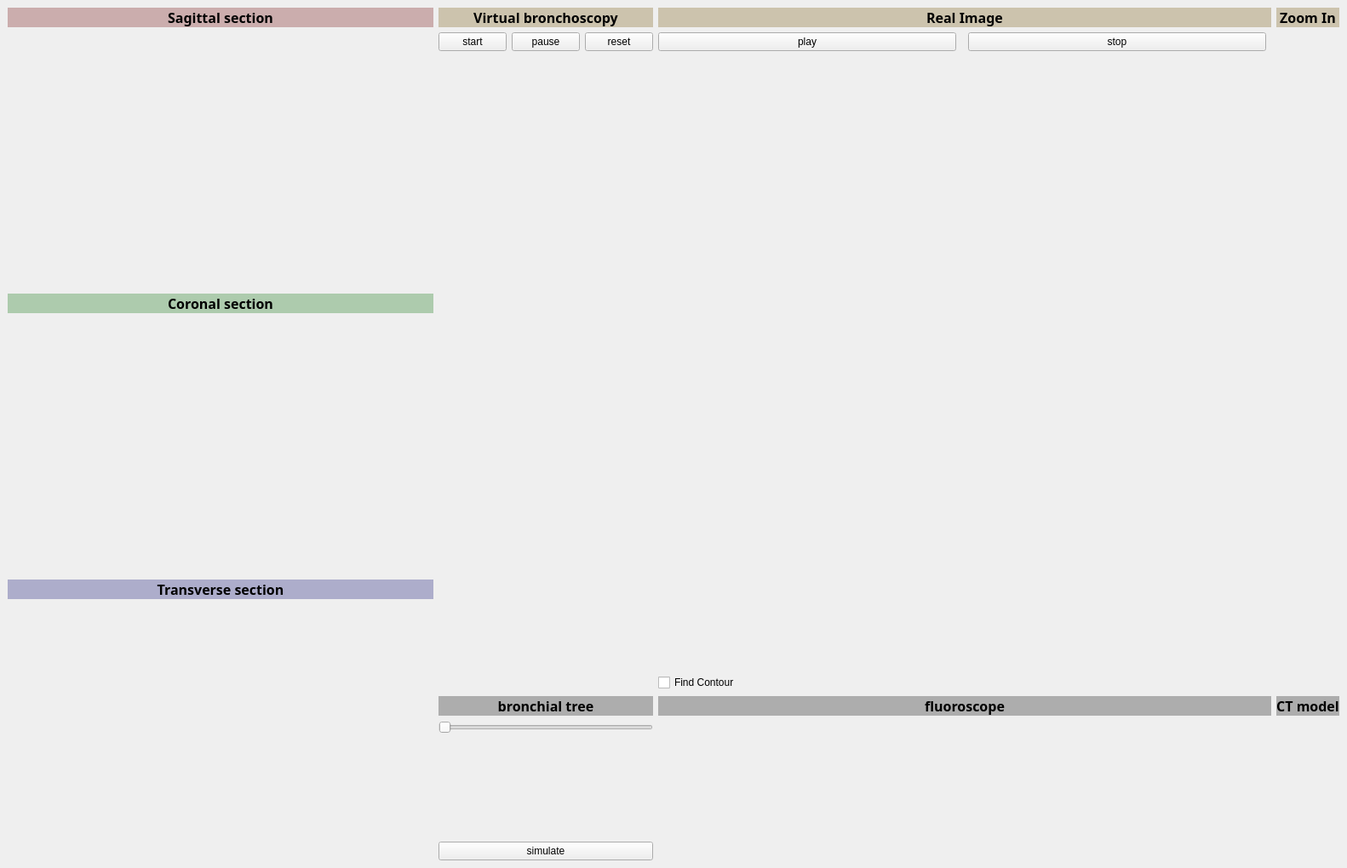
<?xml version="1.0" encoding="UTF-8"?>
<ui version="4.0">
 <class>newWindow</class>
 <widget class="QMainWindow" name="newWindow">
  <property name="geometry">
   <rect>
    <x>0</x>
    <y>0</y>
    <width>1468</width>
    <height>1020</height>
   </rect>
  </property>
  <property name="windowTitle">
   <string>QtVTKRenderWindows</string>
  </property>
  <property name="windowIcon">
   <iconset>
    <normaloff>:/Icons/help.png</normaloff>:/Icons/help.png</iconset>
  </property>
  <property name="iconSize">
   <size>
    <width>22</width>
    <height>22</height>
   </size>
  </property>
  <widget class="QWidget" name="centralwidget">
   <layout class="QHBoxLayout" name="horizontalLayout">
    <item>
     <layout class="QGridLayout" name="gridLayout_5">
      <item row="6" column="0">
       <widget class="QVTKWidget" name="view3" native="true">
        <property name="sizePolicy">
         <sizepolicy hsizetype="Maximum" vsizetype="Expanding">
          <horstretch>0</horstretch>
          <verstretch>0</verstretch>
         </sizepolicy>
        </property>
        <property name="minimumSize">
         <size>
          <width>500</width>
          <height>0</height>
         </size>
        </property>
        <property name="maximumSize">
         <size>
          <width>500</width>
          <height>16777215</height>
         </size>
        </property>
       </widget>
      </item>
      <item row="5" column="0">
       <widget class="QLabel" name="label_17">
        <property name="sizePolicy">
         <sizepolicy hsizetype="Maximum" vsizetype="Preferred">
          <horstretch>0</horstretch>
          <verstretch>0</verstretch>
         </sizepolicy>
        </property>
        <property name="maximumSize">
         <size>
          <width>500</width>
          <height>16777215</height>
         </size>
        </property>
        <property name="font">
         <font>
          <family>Agency FB</family>
          <pointsize>12</pointsize>
          <weight>75</weight>
          <bold>true</bold>
         </font>
        </property>
        <property name="styleSheet">
         <string notr="true">background-color: rgba(0, 0, 109, 70);</string>
        </property>
        <property name="text">
         <string>Transverse section</string>
        </property>
        <property name="alignment">
         <set>Qt::AlignCenter</set>
        </property>
       </widget>
      </item>
      <item row="2" column="0">
       <widget class="QVTKWidget" name="view1" native="true">
        <property name="sizePolicy">
         <sizepolicy hsizetype="Maximum" vsizetype="Expanding">
          <horstretch>0</horstretch>
          <verstretch>0</verstretch>
         </sizepolicy>
        </property>
        <property name="minimumSize">
         <size>
          <width>500</width>
          <height>0</height>
         </size>
        </property>
        <property name="maximumSize">
         <size>
          <width>500</width>
          <height>16777215</height>
         </size>
        </property>
       </widget>
      </item>
      <item row="3" column="0">
       <widget class="QLabel" name="label_16">
        <property name="sizePolicy">
         <sizepolicy hsizetype="Maximum" vsizetype="Preferred">
          <horstretch>0</horstretch>
          <verstretch>0</verstretch>
         </sizepolicy>
        </property>
        <property name="maximumSize">
         <size>
          <width>500</width>
          <height>16777215</height>
         </size>
        </property>
        <property name="font">
         <font>
          <family>Agency FB</family>
          <pointsize>12</pointsize>
          <weight>75</weight>
          <bold>true</bold>
         </font>
        </property>
        <property name="styleSheet">
         <string notr="true">background-color: rgba(0, 109, 0, 70);</string>
        </property>
        <property name="text">
         <string>Coronal section</string>
        </property>
        <property name="alignment">
         <set>Qt::AlignCenter</set>
        </property>
       </widget>
      </item>
      <item row="0" column="0">
       <widget class="QLabel" name="label_15">
        <property name="sizePolicy">
         <sizepolicy hsizetype="Maximum" vsizetype="Preferred">
          <horstretch>0</horstretch>
          <verstretch>0</verstretch>
         </sizepolicy>
        </property>
        <property name="maximumSize">
         <size>
          <width>500</width>
          <height>16777215</height>
         </size>
        </property>
        <property name="font">
         <font>
          <family>Agency FB</family>
          <pointsize>12</pointsize>
          <weight>75</weight>
          <bold>true</bold>
         </font>
        </property>
        <property name="styleSheet">
         <string notr="true">background-color: rgba(109, 0, 0, 70);</string>
        </property>
        <property name="text">
         <string>Sagittal section</string>
        </property>
        <property name="alignment">
         <set>Qt::AlignCenter</set>
        </property>
       </widget>
      </item>
      <item row="4" column="0">
       <widget class="QVTKWidget" name="view2" native="true">
        <property name="sizePolicy">
         <sizepolicy hsizetype="Maximum" vsizetype="Expanding">
          <horstretch>0</horstretch>
          <verstretch>0</verstretch>
         </sizepolicy>
        </property>
        <property name="minimumSize">
         <size>
          <width>500</width>
          <height>0</height>
         </size>
        </property>
        <property name="maximumSize">
         <size>
          <width>500</width>
          <height>16777215</height>
         </size>
        </property>
       </widget>
      </item>
     </layout>
    </item>
    <item>
     <layout class="QGridLayout" name="gridLayout_2">
      <item row="6" column="3" rowspan="3" colspan="2">
       <widget class="QLabel" name="label_3">
        <property name="maximumSize">
         <size>
          <width>720</width>
          <height>16777215</height>
         </size>
        </property>
        <property name="font">
         <font>
          <family>Agency FB</family>
          <pointsize>12</pointsize>
          <weight>75</weight>
          <bold>true</bold>
         </font>
        </property>
        <property name="styleSheet">
         <string notr="true">background-color: rgba(0, 0, 0, 70);</string>
        </property>
        <property name="text">
         <string>fluoroscope</string>
        </property>
        <property name="alignment">
         <set>Qt::AlignCenter</set>
        </property>
       </widget>
      </item>
      <item row="3" column="3" rowspan="2" colspan="2">
       <widget class="QLabel" name="view6">
        <property name="minimumSize">
         <size>
          <width>720</width>
          <height>720</height>
         </size>
        </property>
        <property name="maximumSize">
         <size>
          <width>720</width>
          <height>720</height>
         </size>
        </property>
        <property name="text">
         <string/>
        </property>
       </widget>
      </item>
      <item row="0" column="0" rowspan="2" colspan="3">
       <widget class="QLabel" name="label_2">
        <property name="maximumSize">
         <size>
          <width>720</width>
          <height>16777215</height>
         </size>
        </property>
        <property name="font">
         <font>
          <family>Agency FB</family>
          <pointsize>12</pointsize>
          <weight>75</weight>
          <bold>true</bold>
         </font>
        </property>
        <property name="styleSheet">
         <string notr="true">background-color: rgba(114, 80, 0, 70);</string>
        </property>
        <property name="text">
         <string>Virtual bronchoscopy</string>
        </property>
        <property name="alignment">
         <set>Qt::AlignCenter</set>
        </property>
       </widget>
      </item>
      <item row="9" column="3" rowspan="3" colspan="2">
       <widget class="QLabel" name="flu">
        <property name="maximumSize">
         <size>
          <width>720</width>
          <height>16777215</height>
         </size>
        </property>
        <property name="text">
         <string/>
        </property>
       </widget>
      </item>
      <item row="2" column="3">
       <widget class="QPushButton" name="play">
        <property name="maximumSize">
         <size>
          <width>350</width>
          <height>16777215</height>
         </size>
        </property>
        <property name="text">
         <string>play</string>
        </property>
       </widget>
      </item>
      <item row="9" column="0" colspan="3">
       <widget class="QSlider" name="Slider">
        <property name="orientation">
         <enum>Qt::Horizontal</enum>
        </property>
       </widget>
      </item>
      <item row="6" column="0" rowspan="3" colspan="3">
       <widget class="QLabel" name="label_14">
        <property name="maximumSize">
         <size>
          <width>720</width>
          <height>16777215</height>
         </size>
        </property>
        <property name="font">
         <font>
          <family>Agency FB</family>
          <pointsize>12</pointsize>
          <weight>75</weight>
          <bold>true</bold>
         </font>
        </property>
        <property name="styleSheet">
         <string notr="true">background-color: rgba(0, 0, 0, 70);</string>
        </property>
        <property name="text">
         <string>bronchial tree</string>
        </property>
        <property name="alignment">
         <set>Qt::AlignCenter</set>
        </property>
       </widget>
      </item>
      <item row="0" column="3" rowspan="2" colspan="2">
       <widget class="QLabel" name="label">
        <property name="sizePolicy">
         <sizepolicy hsizetype="Maximum" vsizetype="Preferred">
          <horstretch>0</horstretch>
          <verstretch>0</verstretch>
         </sizepolicy>
        </property>
        <property name="minimumSize">
         <size>
          <width>720</width>
          <height>0</height>
         </size>
        </property>
        <property name="maximumSize">
         <size>
          <width>720</width>
          <height>16777215</height>
         </size>
        </property>
        <property name="font">
         <font>
          <family>Agency FB</family>
          <pointsize>12</pointsize>
          <weight>75</weight>
          <bold>true</bold>
         </font>
        </property>
        <property name="styleSheet">
         <string notr="true">background-color: rgba(114, 80, 0, 70);</string>
        </property>
        <property name="text">
         <string>Real Image</string>
        </property>
        <property name="alignment">
         <set>Qt::AlignCenter</set>
        </property>
       </widget>
      </item>
      <item row="6" column="5" rowspan="3">
       <widget class="QLabel" name="label_11">
        <property name="sizePolicy">
         <sizepolicy hsizetype="Maximum" vsizetype="Preferred">
          <horstretch>0</horstretch>
          <verstretch>0</verstretch>
         </sizepolicy>
        </property>
        <property name="maximumSize">
         <size>
          <width>720</width>
          <height>16777215</height>
         </size>
        </property>
        <property name="font">
         <font>
          <family>Agency FB</family>
          <pointsize>12</pointsize>
          <weight>75</weight>
          <bold>true</bold>
         </font>
        </property>
        <property name="styleSheet">
         <string notr="true">background-color: rgba(0, 0, 0, 70);</string>
        </property>
        <property name="text">
         <string>CT model</string>
        </property>
        <property name="alignment">
         <set>Qt::AlignCenter</set>
        </property>
       </widget>
      </item>
      <item row="10" column="0" colspan="3">
       <widget class="QVTKWidget" name="view7" native="true">
        <property name="sizePolicy">
         <sizepolicy hsizetype="Expanding" vsizetype="Expanding">
          <horstretch>0</horstretch>
          <verstretch>0</verstretch>
         </sizepolicy>
        </property>
        <property name="minimumSize">
         <size>
          <width>0</width>
          <height>0</height>
         </size>
        </property>
        <property name="maximumSize">
         <size>
          <width>720</width>
          <height>16777215</height>
         </size>
        </property>
       </widget>
      </item>
      <item row="11" column="0" colspan="3">
       <widget class="QPushButton" name="simulate">
        <property name="text">
         <string>simulate</string>
        </property>
       </widget>
      </item>
      <item row="2" column="1">
       <widget class="QPushButton" name="pause">
        <property name="maximumSize">
         <size>
          <width>220</width>
          <height>16777215</height>
         </size>
        </property>
        <property name="text">
         <string>pause</string>
        </property>
       </widget>
      </item>
      <item row="2" column="0">
       <widget class="QPushButton" name="follow">
        <property name="maximumSize">
         <size>
          <width>220</width>
          <height>16777215</height>
         </size>
        </property>
        <property name="text">
         <string>start</string>
        </property>
       </widget>
      </item>
      <item row="0" column="5" rowspan="2">
       <widget class="QLabel" name="label_4">
        <property name="font">
         <font>
          <family>Agency FB</family>
          <pointsize>12</pointsize>
          <weight>75</weight>
          <bold>true</bold>
         </font>
        </property>
        <property name="styleSheet">
         <string notr="true">background-color: rgba(114, 80, 0, 70);</string>
        </property>
        <property name="text">
         <string>Zoom In</string>
        </property>
        <property name="alignment">
         <set>Qt::AlignCenter</set>
        </property>
       </widget>
      </item>
      <item row="2" column="2">
       <widget class="QPushButton" name="reset">
        <property name="maximumSize">
         <size>
          <width>220</width>
          <height>16777215</height>
         </size>
        </property>
        <property name="text">
         <string>reset</string>
        </property>
       </widget>
      </item>
      <item row="2" column="4">
       <widget class="QPushButton" name="stop">
        <property name="maximumSize">
         <size>
          <width>350</width>
          <height>16777215</height>
         </size>
        </property>
        <property name="text">
         <string>stop</string>
        </property>
       </widget>
      </item>
      <item row="9" column="5" rowspan="3">
       <widget class="QVTKWidget" name="view4" native="true">
        <property name="sizePolicy">
         <sizepolicy hsizetype="Preferred" vsizetype="Preferred">
          <horstretch>0</horstretch>
          <verstretch>0</verstretch>
         </sizepolicy>
        </property>
        <property name="maximumSize">
         <size>
          <width>720</width>
          <height>16777215</height>
         </size>
        </property>
       </widget>
      </item>
      <item row="3" column="0" rowspan="3" colspan="3">
       <widget class="QVTKWidget" name="view5" native="true">
        <property name="sizePolicy">
         <sizepolicy hsizetype="Expanding" vsizetype="Preferred">
          <horstretch>0</horstretch>
          <verstretch>0</verstretch>
         </sizepolicy>
        </property>
        <property name="minimumSize">
         <size>
          <width>0</width>
          <height>720</height>
         </size>
        </property>
        <property name="maximumSize">
         <size>
          <width>720</width>
          <height>16777215</height>
         </size>
        </property>
       </widget>
      </item>
      <item row="2" column="5" rowspan="4">
       <widget class="QVTKWidget" name="view8" native="true">
        <property name="sizePolicy">
         <sizepolicy hsizetype="Preferred" vsizetype="Preferred">
          <horstretch>0</horstretch>
          <verstretch>0</verstretch>
         </sizepolicy>
        </property>
        <property name="minimumSize">
         <size>
          <width>0</width>
          <height>720</height>
         </size>
        </property>
       </widget>
      </item>
      <item row="5" column="3" colspan="2">
       <widget class="QCheckBox" name="contour">
        <property name="text">
         <string>Find Contour</string>
        </property>
       </widget>
      </item>
     </layout>
    </item>
   </layout>
  </widget>
  <action name="actionOpenFile">
   <property name="enabled">
    <bool>true</bool>
   </property>
   <property name="icon">
    <iconset>
     <normaloff>:/Icons/fileopen.png</normaloff>:/Icons/fileopen.png</iconset>
   </property>
   <property name="text">
    <string>Open File...</string>
   </property>
  </action>
  <action name="actionExit">
   <property name="icon">
    <iconset>
     <normaloff>.</normaloff>.</iconset>
   </property>
   <property name="text">
    <string>Exit</string>
   </property>
  </action>
  <action name="actionPrint">
   <property name="icon">
    <iconset>
     <normaloff>:/Icons/print.png</normaloff>:/Icons/print.png</iconset>
   </property>
   <property name="text">
    <string>Print</string>
   </property>
  </action>
  <action name="actionHelp">
   <property name="icon">
    <iconset>
     <normaloff>:/Icons/help.png</normaloff>:/Icons/help.png</iconset>
   </property>
   <property name="text">
    <string>Help</string>
   </property>
  </action>
  <action name="actionSave">
   <property name="icon">
    <iconset>
     <normaloff>:/Icons/filesave.png</normaloff>:/Icons/filesave.png</iconset>
   </property>
   <property name="text">
    <string>Save</string>
   </property>
  </action>
 </widget>
 <customwidgets>
  <customwidget>
   <class>QVTKWidget</class>
   <extends>QWidget</extends>
   <header location="global">QVTKWidget.h</header>
  </customwidget>
 </customwidgets>
 <resources/>
 <connections/>
</ui>
